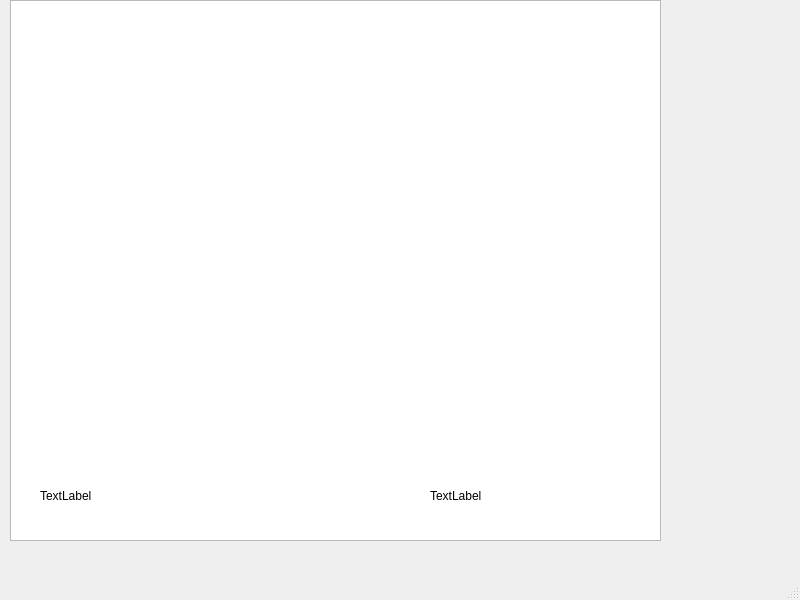
<?xml version="1.0" encoding="UTF-8"?>
<ui version="4.0">
 <class>MainWindow</class>
 <widget class="QMainWindow" name="MainWindow">
  <property name="geometry">
   <rect>
    <x>0</x>
    <y>0</y>
    <width>800</width>
    <height>600</height>
   </rect>
  </property>
  <property name="windowTitle">
   <string>MainWindow</string>
  </property>
  <widget class="QWidget" name="centralwidget">
   <widget class="QGraphicsView" name="graphicsView">
    <property name="geometry">
     <rect>
      <x>10</x>
      <y>0</y>
      <width>651</width>
      <height>541</height>
     </rect>
    </property>
   </widget>
   <widget class="QWidget" name="widget" native="true">
    <property name="geometry">
     <rect>
      <x>670</x>
      <y>0</y>
      <width>120</width>
      <height>541</height>
     </rect>
    </property>
   </widget>
   <widget class="QLabel" name="label">
    <property name="geometry">
     <rect>
      <x>40</x>
      <y>480</y>
      <width>151</width>
      <height>31</height>
     </rect>
    </property>
    <property name="text">
     <string>TextLabel</string>
    </property>
   </widget>
   <widget class="QLabel" name="label_2">
    <property name="geometry">
     <rect>
      <x>430</x>
      <y>480</y>
      <width>201</width>
      <height>31</height>
     </rect>
    </property>
    <property name="text">
     <string>TextLabel</string>
    </property>
   </widget>
  </widget>
  <widget class="QMenuBar" name="menubar">
   <property name="geometry">
    <rect>
     <x>0</x>
     <y>0</y>
     <width>800</width>
     <height>21</height>
    </rect>
   </property>
  </widget>
  <widget class="QStatusBar" name="statusbar"/>
 </widget>
 <resources/>
 <connections/>
</ui>
